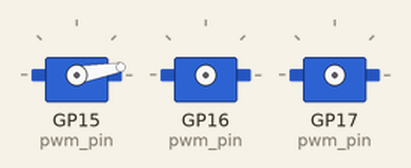
Recording of a program running on a simulated Raspberry Pi Pico running MicroPython. On the bench: 3 × servo. Servo angles are drawn from the pulse width (0.5 ms = 0°, 2.5 ms = 180°). At 9.0 s the program stops and its outputs stay as they are.

Above: at 0.17 s.
At 5.0 s:
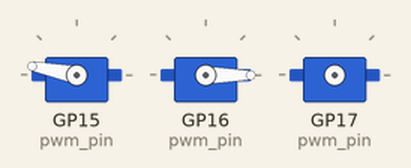
At 6.0 s:
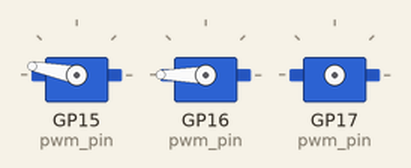
At 7.0 s:
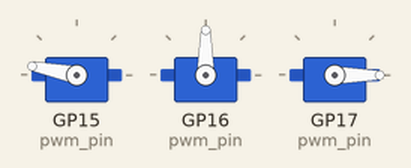
At 8.0 s:
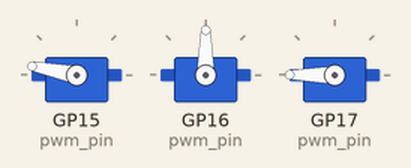
At 9.0 s:
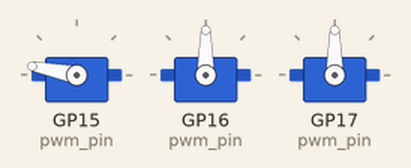
Timing chart, 0 to 10.5 s (numbered marks = the images above):
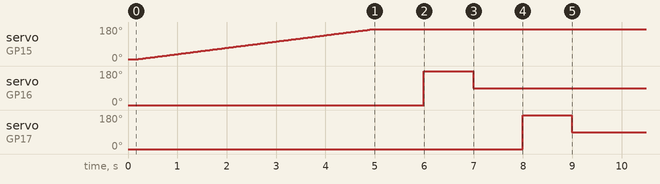

The program:

control_sg90_servo.py
```python
#
# TITLE: control SG90 servo
# AUTHOR: Hyunseung Yoo
# PURPOSE:
# REVISION:
# REFERENCE: Google Gemini Plus
#


import time
from machine import Pin, PWM, I2C


#=========
# CLASS: SG90
class SG90:
    #
    def __init__(self, pwm_pin):
        #
        self.pwm_pin = pwm_pin

        # PWM output pin
        self.sg90_servo = PWM( Pin(self.pwm_pin) )

        # PWM frequency = 50Hz, period = 20ms
        self.sg90_servo.freq(50)

    # SG90 servo angle
    def set_angle(self, angle):
        # pulse width
        self.pulse_width = 500 + (angle/180.0) * 2000				# 500us ~ 2500us
        self.duty = int( (self.pulse_width / 20000.0) *65535 )		# duty_u16 (0~65535), 20ms=20000us)
        #
        self.sg90_servo.duty_u16(self.duty)


#=========
# CLASS: HCSR04P
class HCSR04P:
    #
    def __init__(self):
        #
        self.i2c = I2C(0, sda=Pin(0), scl=Pin(1), freq=100000)
        #
        devices = self.i2c.scan()
        #
        if devices:
            for each_index, each_dev in enumerate(devices):
                output_string = ' %i address %s' % (each_index, hex(each_dev))
                print(output_string)


#==========
# main

sg90_180_1 = SG90(pwm_pin=15)
sg90_360_1 = SG90(pwm_pin=16)
sg90_360_2 = SG90(pwm_pin=17)

us_sensor = HCSR04P()

#
for each_index, each_angle in enumerate(range(10, 170)):
    #
    sg90_180_1.set_angle(angle=each_angle)
    #
    if each_index == 0:
        time.sleep_ms(200)
    else:
        time.sleep_ms(30)
# cut
sg90_180_1.sg90_servo.deinit()


# CW
sg90_360_1.set_angle(angle=0)
time.sleep(1)
# CCW
sg90_360_1.set_angle(angle=180)
time.sleep(1)
# stop
sg90_360_1.set_angle(angle=90)
# cut
sg90_360_1.sg90_servo.deinit()


# CW
sg90_360_2.set_angle(angle=0)
time.sleep(1)
# CCW
sg90_360_2.set_angle(angle=180)
time.sleep(1)
# stop
sg90_360_2.set_angle(angle=90)
# cut
sg90_360_2.sg90_servo.deinit()
```

Measured:
- by itself, servo on GP15 (pwm_pin): moves from 10° to 169° over 4.8 s
- by itself, servo on GP16 (pwm_pin): 0° → 180° at 6.0 s, → 90° 1.0 s later
- by itself, servo on GP17 (pwm_pin): 0° → 180° at 8.0 s, → 90° 1.0 s later
